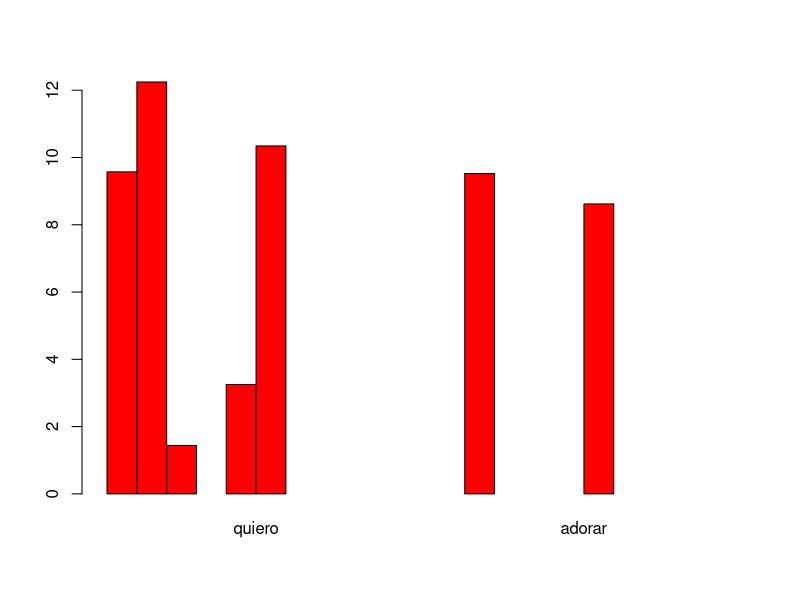

Here is the R script that generated this plot:

################################################################
#Importing Songs

setwd("~/Documents/Text Analysis of Quiero Adorar/Quiero-Adorar")

#Finding start of new songs
rm(list = ls())
song.v <- scan("Songs.txt", what = "character", sep = "\n")
song.position <- grep("^SONG:", song.v)
song.v[song.position]

#Adding a new line to songs to identify the end of the document.
song.v <- c(song.v, "END")
last.position <- length(song.v)
song.position <- c(song.position, last.position)


#Creating two lists to store results or raw frequencies and relative frequencies
song.raws.l <- list()
song.freqs.l <- list()

for(i in 1:length(song.position)){#initiates a for loop that iterates over song position
  if (i != length(song.position)){#Stopping loop at end of document
          
          #Preparing the Data
          song.title <- song.v[song.position[i]] #Capturing the song title
          start <- song.position[i] + 1 #Adding 1 to position to get first line of song
          end <- song.position[i + 1] - 1#Getting last line of a song
          
          #Similar to analysis done in first analysis 1. First Initial...
          song.lines.v <- song.v[start:end]
          song.words.v <- tolower(paste(song.lines.v, collapse = " "))
          song.words.l <- strsplit(song.words.v, "\\W")
          song.words.v <- unlist(song.words.l)
          song.words.v <- song.words.v[which(song.words.v != "")]
          
          #Removing commong sight words
          #Removing sight words
          not.sight.words <- which(song.words.v != "oh" & 
                                           song.words.v != "a" & 
                                           song.words.v != "tu" &
                                           song.words.v != "you" &
                                           song.words.v != "to" &
                                           song.words.v != "de" &
                                           song.words.v != "u" &
                                           song.words.v != "que" &
                                           song.words.v != "is" &
                                           song.words.v != "my" &
                                           song.words.v != "your" &
                                           song.words.v != "ti" &
                                           song.words.v != "we" &
                                           song.words.v != "la" &
                                           song.words.v != "coro" &
                                           song.words.v != "en" &
                                           song.words.v != "me" &
                                           song.words.v != "mi" &
                                           song.words.v != "y" &
                                           song.words.v != "on" &
                                           song.words.v != "the" &
                                           song.words.v != "lo" &
                                           song.words.v != "and" &
                                           song.words.v != "tú" &
                                           song.words.v != "with" &
                                           song.words.v != "o" &
                                           song.words.v != "verso" &
                                           song.words.v != "has" &
                                           song.words.v != "s" &
                                           song.words.v != "tú" &
                                           song.words.v != "with" &
                                           song.words.v != "sofi" &
                                           song.words.v != "por" &
                                           song.words.v != "for" &
                                           song.words.v != "of" &
                                           song.words.v != "it" &
                                           song.words.v != "al" &
                                           song.words.v != "un" &
                                           song.words.v != "se" &
                                           song.words.v != "por" &
                                           song.words.v != "for" &
                                           song.words.v != "chorus")
          
          song.words.v <- song.words.v[not.sight.words]
          
          
          #Creating Frequency Tables
          song.freqs.t <- table(song.words.v)
          song.raws.l[[song.title]] <- song.freqs.t
          song.freqs.t.rel <- 100*(song.freqs.t/sum(song.freqs.t))
          song.freqs.l[[song.title]] <- song.freqs.t.rel
  
  }
}

###################################################
#Begining of listwise analysis

#Applying the subset function to the relative frequency of a word in each song
quiero.l <- lapply(song.freqs.l, '[', 'quiero')
adorar.l <- lapply(song.freqs.l, '[', 'adorar')

#Rbinding all the list to get a matrix with all the data
quiero.m <- do.call(rbind,quiero.l)
adorar.m <- do.call(rbind,adorar.l)

#Pulling frequency vectors out to combine two frequencies
quiero.v <- quiero.m[,1]
adorar.v <- adorar.m[,1]
quiero.adorar.m <- cbind(quiero.v, adorar.v)

#Renaming columns above
colnames(quiero.adorar.m) <- c("quiero", "adorar")

#Creating a barplot of the two words
barplot(quiero.adorar.m, beside = TRUE, col = 'red')

